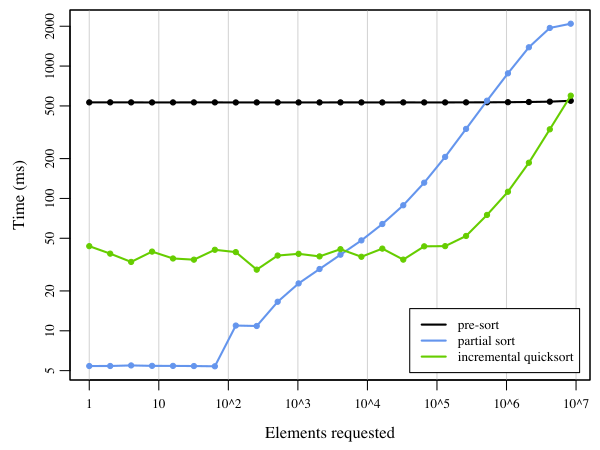

Recreate this plot in R.
#
#	sort_times.R
#
#	plot the results from incsort
#

#
#	Benjamin C. Haller, 4/11/2020
#


# this data should be copy-pasted from the output of incsort
iter_count <- c(25)
fetch_counts <- c(1, 2, 4, 8, 16, 32, 64, 128, 256, 512, 1024, 2048, 4096, 8192, 16384, 32768, 65536, 131072, 262144, 524288, 1048576, 2097152, 4194304, 8388608)
pre_times <- c(13294849, 13301705, 13291840, 13282563, 13284649, 13290572, 13292710, 13277278, 13283910, 13285369, 13283627, 13282132, 13291799, 13285412, 13280582, 13289327, 13284819, 13286665, 13296321, 13310699, 13334015, 13383439, 13461732, 13666016)
partial_times <- c(135432, 135510, 136848, 135829, 135735, 135382, 134792, 273827, 271751, 414232, 569975, 732175, 939545, 1204601, 1602192, 2219418, 3287611, 5148100, 8381462, 13689609, 22029716, 34670863, 48532117, 52247608)
iqs_times <- c(1089673, 956824, 828381, 991452, 879590, 861456, 1023050, 982575, 724232, 925681, 953745, 912002, 1033636, 906111, 1044265, 862176, 1086575, 1090294, 1301649, 1876279, 2807354, 4652283, 8319537, 14939153)

# average across the number of iterations
pre_times <- pre_times / iter_count
partial_times <- partial_times / iter_count
iqs_times <- iqs_times / iter_count

# convert microseconds to milliseconds
pre_times <- pre_times / 1000
partial_times <- partial_times / 1000
iqs_times <- iqs_times / 1000


# plot
quartz(width=6, height=4.5, type="pdf", file="~/Desktop/sort_times.pdf")
par(mar=c(3.5, 3.5, 0.5, 0.5), family="serif", mgp=c(2.1, 0.6, 0), cex.axis=0.8)
plot(range(fetch_counts), range(c(pre_times, partial_times, iqs_times)), type="n", log="xy", xlab="Elements requested", ylab="Time (ms)", xaxt="n")
axis(1, at=c(1, 1e1, 1e2, 1e3, 1e4, 1e5, 1e6, 1e7), labels=c("1", "10", "10^2", "10^3", "10^4", "10^5", "10^6", "10^7"))
abline(v=c(1, 1e1, 1e2, 1e3, 1e4, 1e5, 1e6, 1e7), col="lightgray")
lines(fetch_counts, pre_times, col="black", lwd=2)
points(fetch_counts, pre_times, col="black", pch=19, cex=0.7)
lines(fetch_counts, partial_times, col="cornflowerblue", lwd=2)
points(fetch_counts, partial_times, col="cornflowerblue", pch=19, cex=0.7)
lines(fetch_counts, iqs_times, col="chartreuse3", lwd=2)
points(fetch_counts, iqs_times, col="chartreuse3", pch=19, cex=0.7)
legend("bottomright", legend=c("pre-sort", "partial sort", "incremental quicksort"), cex=0.8, col=c("black", "cornflowerblue", "chartreuse3"), lwd=2, bg="white", inset=0.02)
box()
dev.off()
